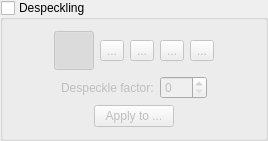
    <widget class="QGroupBox" name="despecklePanel">
     <property name="title">
      <string>Despeckling</string>
     </property>
     <property name="checkable">
      <bool>true</bool>
     </property>
     <property name="visible">
      <bool>false</bool>
     </property>
     <property name="checked">
      <bool>false</bool>
     </property>
     <layout class="QVBoxLayout" name="despeckleVerticalLayout">
      <item>
       <layout class="QHBoxLayout" name="despeckleHorizontalLayout">
        <property name="spacing">
         <number>6</number>
        </property>
        <item>
         <spacer name="despeckleHorizontalSpacer">
          <property name="orientation">
           <enum>Qt::Horizontal</enum>
          </property>
          <property name="sizeHint" stdset="0">
           <size>
            <width>40</width>
            <height>20</height>
           </size>
          </property>
         </spacer>
        </item>
        <item>
         <widget class="QToolButton" name="despeckleOffBtn">
          <property name="statusTip">
           <string>No despeckling</string>
          </property>
          <property name="text">
           <string/>
          </property>
          <property name="iconSize">
           <size>
            <width>32</width>
            <height>32</height>
           </size>
          </property>
          <property name="checkable">
           <bool>true</bool>
          </property>
          <property name="checked">
           <bool>true</bool>
          </property>
          <property name="autoExclusive">
           <bool>true</bool>
          </property>
         </widget>
        </item>
        <item>
         <widget class="QToolButton" name="despeckleCautiousBtn">
          <property name="statusTip">
           <string>Cautious despeckling</string>
          </property>
          <property name="text">
           <string>...</string>
          </property>
          <property name="icon">
           <iconset resource="../../../resources/resources.qrc">
            <normaloff>:/icons/despeckle-cautious.png</normaloff>:/icons/despeckle-cautious.png</iconset>
          </property>
          <property name="iconSize">
           <size>
            <width>32</width>
            <height>32</height>
           </size>
          </property>
          <property name="checkable">
           <bool>true</bool>
          </property>
          <property name="autoExclusive">
           <bool>true</bool>
          </property>
         </widget>
        </item>
        <item>
         <widget class="QToolButton" name="despeckleNormalBtn">
          <property name="statusTip">
           <string>Normal despeckling</string>
          </property>
          <property name="text">
           <string>...</string>
          </property>
          <property name="icon">
           <iconset resource="../../../resources/resources.qrc">
            <normaloff>:/icons/despeckle-normal.png</normaloff>:/icons/despeckle-normal.png</iconset>
          </property>
          <property name="iconSize">
           <size>
            <width>32</width>
            <height>32</height>
           </size>
          </property>
          <property name="checkable">
           <bool>true</bool>
          </property>
          <property name="autoExclusive">
           <bool>true</bool>
          </property>
         </widget>
        </item>
        <item>
         <widget class="QToolButton" name="despeckleAggressiveBtn">
          <property name="statusTip">
           <string>Aggressive despeckling</string>
          </property>
          <property name="text">
           <string>...</string>
          </property>
          <property name="icon">
           <iconset resource="../../../resources/resources.qrc">
            <normaloff>:/icons/despeckle-aggressive.png</normaloff>:/icons/despeckle-aggressive.png</iconset>
          </property>
          <property name="iconSize">
           <size>
            <width>32</width>
            <height>32</height>
           </size>
          </property>
          <property name="checkable">
           <bool>true</bool>
          </property>
          <property name="autoExclusive">
           <bool>true</bool>
          </property>
         </widget>
        </item>
        <item>
         <widget class="QToolButton" name="despeckleCustomBtn">
          <property name="statusTip">
           <string>Custom despeckling</string>
          </property>
          <property name="text">
           <string>...</string>
          </property>
          <property name="icon">
           <iconset resource="../../../resources/resources.qrc">
            <normaloff>:/icons/despeckle-custom.png</normaloff>:/icons/despeckle-custom.png</iconset>
          </property>
          <property name="iconSize">
           <size>
            <width>32</width>
            <height>32</height>
           </size>
          </property>
          <property name="checkable">
           <bool>true</bool>
          </property>
          <property name="autoExclusive">
           <bool>true</bool>
          </property>
         </widget>
        </item>
        <item>
         <spacer name="despeckleHorizontalSpacerEnd">
          <property name="orientation">
           <enum>Qt::Horizontal</enum>
          </property>
          <property name="sizeHint" stdset="0">
           <size>
            <width>40</width>
            <height>20</height>
           </size>
          </property>
         </spacer>
        </item>
       </layout>
      </item>
      <item>
       <layout class="QHBoxLayout" name="despeckleCustomOptions">
        <item>
         <spacer name="despeckleCustomHorizontalSpacer">
          <property name="orientation">
           <enum>Qt::Horizontal</enum>
          </property>
          <property name="sizeHint" stdset="0">
           <size>
            <width>0</width>
            <height>20</height>
           </size>
          </property>
         </spacer>
        </item>
        <item>
         <widget class="QLabel" name="despeckleFactorLabel">
          <property name="text">
           <string>Despeckle factor:</string>
          </property>
         </widget>
        </item>
        <item>
         <widget class="QSpinBox" name="despeckleFactor">
          <property name="toolTip">
           <string>Value is 0 .. 300.</string>
          </property>
          <property name="minimum">
           <number>0</number>
          </property>
          <property name="maximum">
           <number>300</number>
          </property>
         </widget>
        </item>
        <item>
         <spacer name="despeckleCustomHorizontalSpacerEnd">
          <property name="orientation">
           <enum>Qt::Horizontal</enum>
          </property>
          <property name="sizeHint" stdset="0">
           <size>
            <width>0</width>
            <height>20</height>
           </size>
          </property>
         </spacer>
        </item>
       </layout>
      </item>
      <item>
       <layout class="QHBoxLayout" name="despeckleApplyHorizontalLayout">
        <item>
         <spacer name="despeckleApplyHorizontalSpacer">
          <property name="orientation">
           <enum>Qt::Horizontal</enum>
          </property>
          <property name="sizeHint" stdset="0">
           <size>
            <width>0</width>
            <height>20</height>
           </size>
          </property>
         </spacer>
        </item>
        <item>
         <widget class="QPushButton" name="applyDespeckleButton">
          <property name="text">
           <string>Apply to ...</string>
          </property>
         </widget>
        </item>
        <item>
         <spacer name="despeckleApplyHorizontalSpacerEnd">
          <property name="orientation">
           <enum>Qt::Horizontal</enum>
          </property>
          <property name="sizeHint" stdset="0">
           <size>
            <width>0</width>
            <height>20</height>
           </size>
          </property>
         </spacer>
        </item>
       </layout>
      </item>
     </layout>
    </widget>
